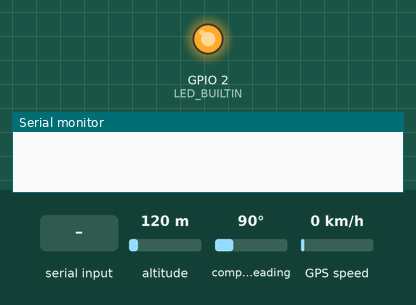
The sketch below on a simulated ESP32. Shown: output pins drawn as LEDs (lit = HIGH), the last lines printed to the serial monitor. The inputs (shaded band) are chosen by the test bench; at power-on: altitude 120 m, compass heading 90°, GPS speed 0 km/h. WiFi joins after 1.5 s; servers stay silent unless stated; uploads are accepted with an empty reply; the GPS gets a fix after 3 s at 37.7749, -122.4194 with 8 satellites.

Above: at 0.1 s.
At 3.2 s:
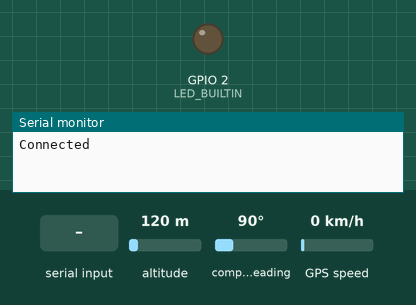
3.3 s: "HELP" received over Serial
Timing chart, 0 to 6.3 s (numbered marks = the images above; inputs shaded):
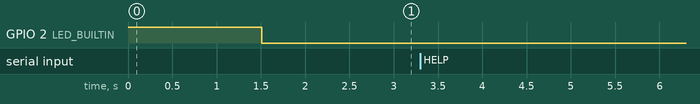

The sketch:

Crash_receiver.ino
```cpp
#include <SoftwareSerial.h>
#include <TinyGPS++.h>
#include <WiFi.h>
#include <HTTPClient.h>
#include <ArduinoJson.h>

// Network SSID
const char* ssid = "AndroidAP";
const char* password = "12345678";

SoftwareSerial gpss(4, 3);  //gps serial

int vib_pin=7;  //vibration sensor pin
double lastLatitude = -1;
double lastLongitude = -1;
char receivedString[5];
const String HOST="http://192.168.43.217:5000";
IPAddress ipAddress;

TinyGPSPlus gps;

void setup() {
  Serial.begin(115200);
  gpss.begin(9600);
  pinMode(LED_BUILTIN, OUTPUT);
  digitalWrite(LED_BUILTIN, HIGH);
  delay(10);

  // Connect WiFi
  WiFi.begin(ssid, password);

  while (WiFi.status() != WL_CONNECTED) {
    delay(500);
  }

  ipAddress = WiFi.localIP();

  Serial.println("Connected");
  digitalWrite(LED_BUILTIN, LOW);
  delay(500);

}

void loop() {
  readGpsCoordinates();
  Serial.readBytes(receivedString, 5);
  if(strlen(receivedString)>0 && strcmp(receivedString, "HELP")==0){
    Serial.println(receivedString);
    Serial.println("longitude: " + String(lastLongitude));
    Serial.println("latitude: " + String(lastLatitude));
    sendHelpRequest();
    memset(receivedString, 0, sizeof(receivedString));
  }
}

void sendHelpRequest() {
  if(WiFi.status()== WL_CONNECTED){   //Check WiFi connection status
    String payload = "";
    while(payload != "OK"){
      StaticJsonBuffer<300> JSONbuffer;   //Declaring static JSON buffer
      JsonObject& JSONencoder = JSONbuffer.createObject();

      JSONencoder["boardid"] = "WEMOS";
      JSONencoder["ipAddress"] = ipAddress.toString();
      JSONencoder["longitude"] = lastLongitude;
      JSONencoder["latitude"] = lastLatitude;
      char JSONmessageBuffer[300];
      JSONencoder.prettyPrintTo(JSONmessageBuffer, sizeof(JSONmessageBuffer));

      HTTPClient http;    //Declare object of class HTTPClient

      http.begin(HOST+"/api/locations/add");      //Specify request destination
      http.addHeader("Content-Type", "application/json");  //Specify content-type header

      int httpCode = http.POST(JSONmessageBuffer);   //Send the request
      payload = http.getString();
      delay(5000);
    }
    payloadReceivedBlink();
  }
}

void readGpsCoordinates(){
  if(gpss.available() > 0){
    gps.encode(gpss.read());    //decode the data from the GPS module
    if(gps.location.isUpdated()){  //if the location changed then we'll update the current location.
      lastLatitude = gps.location.lat();
      lastLongitude = gps.location.lng();
    }
  }
}

void payloadReceivedBlink(){
  for(int i=0;i<5;++i){
    digitalWrite(LED_BUILTIN, HIGH);
    delay(200);
    digitalWrite(LED_BUILTIN, LOW);
    delay(200);
  }
}
```
